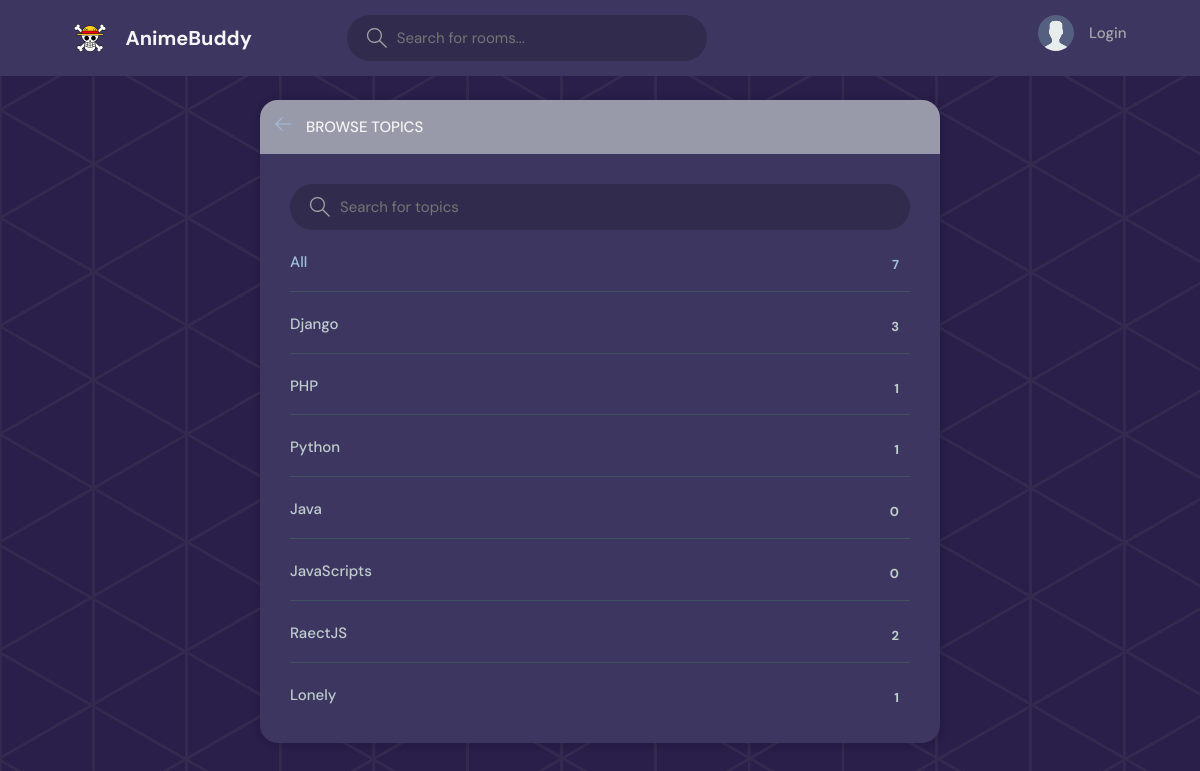
Page /topics/ on the committed database.
### base/models.py (models this page shows, shortened)
class Topic(models.Model):
    name = models.CharField(max_length=200)

### base/views.py (the view)
# urls.py: path('topics/', views.topic_page, name="topics"),
def topic_page(request):
    q = request.GET.get('q') if request.GET.get('q') != None else ''
    topics = Topic.objects.filter(name__icontains=q)
    return render(request, 'base/topics.html', {'topics': topics})

### base/templates/base/topics.html (shortened to what this page needs)
{% extends "main.html" %}
{% block content %}
<main class="create-room layout">
  <div class="container">
    <div class="layout__box">
      <div class="layout__boxHeader">
        <div class="layout__boxTitle">
          <a href="{{request.META.HTTP_REFERER}}">
            <svg version="1.1" xmlns="http://www.w3.org/2000/svg" width="32" height="32" viewBox="0 0 32 32">
              <title>arrow-left</title>
              <path
                d="M13.723 2.286l-13.723 13.714 13.719 13.714 1.616-1.611-10.96-10.96h27.625v-2.286h-27.625l10.965-10.965-1.616-1.607z"
              ></path>
            </svg>
          </a>
          <h3>Browse Topics</h3>
        </div>
      </div>
      <div class="topics-page layout__body">
        <form class="header__search" action="", method="GET">
          <label>
            <input name="q" placeholder="Search for topics" />
          </label>
        </form>
        <ul class="topics__list">
          <li>
            <a href="{% url 'topics' %}" class="active">All <span>{{topics.count}}</span></a>
          </li>
          {% for topic in topics %}
          <li>
            <a href="{% url 'home' %}?q={{topic.name}}">{{ topic.name }} <span>{{topic.room_set.all.count}}</span></a>
          </li>
          {% endfor %}
        </ul>
      </div>
    </div>
  </div>
</main>
{% endblock %}

### static/styles/style.css (style rules this page uses)
:root { --color-main: #9fc1df; --color-main-light: #e1f6fb; --color-dark: #3d3660; --color-dark-medium: #40535c; --color-dark-light: #989aa9; --color-light: #f5f5f5; --color-gray: #a7a6a6; --color-light-gray: #bfcdcd; --color-bg: #2a1e4a; --color-success: #5dd693; --color-error: #fc4b0b; }
* { font-family: "DM Sans", -apple-system, BlinkMacSystemFont, "Segoe UI", Roboto, Oxygen, Ubuntu, Cantarell, "Open Sans", "Helvetica Neue", sans-serif; margin: 0; padding: 0; box-sizing: border-box; text-rendering: optimizeLegibility; font-size: inherit; }
html { font-size: 56.25%; }
@media only screen and (min-width: 1200px) { html { font-size: 62.5%; } }
body { line-height: 1.6; font-weight: 400; font-size: 1.5rem; color: var(--color-light-gray); background-color: var(--color-bg); min-height: 100vh; }
a { display: inline-block; color: var(--color-main); text-decoration: none; }
.container { max-width: 120rem; width: 90%; margin: auto; }
.header__search > label { background-color: #312b4e; padding: 1.3rem 1rem; display: flex; align-items: center; gap: 1rem; border-radius: 50px; }
.header__search svg { fill: var(--color-gray); width: 2rem; height: 2rem; margin-left: 1rem; }
.header__search input { width: 30rem; background: transparent; border: none; outline: none; color: var(--color-light); }
.layout { padding-top: 2.4rem; padding-bottom: 2.4rem; }
.layout > .container { display: flex; justify-content: space-between; align-items: flex-start; flex-wrap: wrap; }
.layout__box { width: 90%; max-width: 48rem; min-height: 40rem; background-color: var(--color-dark); border-radius: 1.8rem; box-shadow: 1px 1px 6px 3px rgba(0, 0, 0, 0.1); overflow: hidden; margin: auto; }
.layout__boxHeader { display: flex; padding: 1.5rem; background-color: var(--color-dark-light); }
.layout__boxTitle { display: flex; gap: 1.5rem; align-items: center; }
.layout__boxTitle h3 { text-transform: uppercase; font-weight: 500; color: var(--color-light); }
.layout__boxTitle svg { width: 1.6rem; height: 1.6rem; fill: var(--color-main); }
.layout__body { margin: 3rem; }
.topics__list { list-style: none; }
.topics__list li a { display: flex; justify-content: space-between; margin-bottom: 2.3rem; font-weight: 500; color: var(--color-light-gray); transition: all 0.3s ease-in-out; }
.topics__list li a.active, .topics__list li a:hover { color: var(--color-main); }
.topics__list li a span { padding: 0.5rem 1rem; background-color: var(--color-dark); border-radius: 6px; font-size: 1.3rem; font-weight: 700; letter-spacing: 1px; }
.topics-page .topics__list li:not(:last-child) a { margin: 2rem 0; padding-bottom: 1rem; text-decoration: none; border-bottom: 1px solid var(--color-dark-medium); }
.topics-page .header__search { display: block; }
.create-room.layout .layout__box { max-width: 68rem; margin: auto; }

### static/styles/main.css (style rules this page uses)
body { background-image: url(../images/grids.png); background-attachment: fixed; background-repeat: repeat-y; }

### rows in the picture
Topic: name "Django", room_set.all.count "3"
Topic: name "PHP", room_set.all.count "1"
Topic: name "Python", room_set.all.count "1"
Topic: name "Java", room_set.all.count "0"
Topic: name "JavaScripts", room_set.all.count "0"
Topic: name "RaectJS", room_set.all.count "2"
Topic: name "Lonely", room_set.all.count "1"

### other values in the picture
{{ topics.count }} "7"
